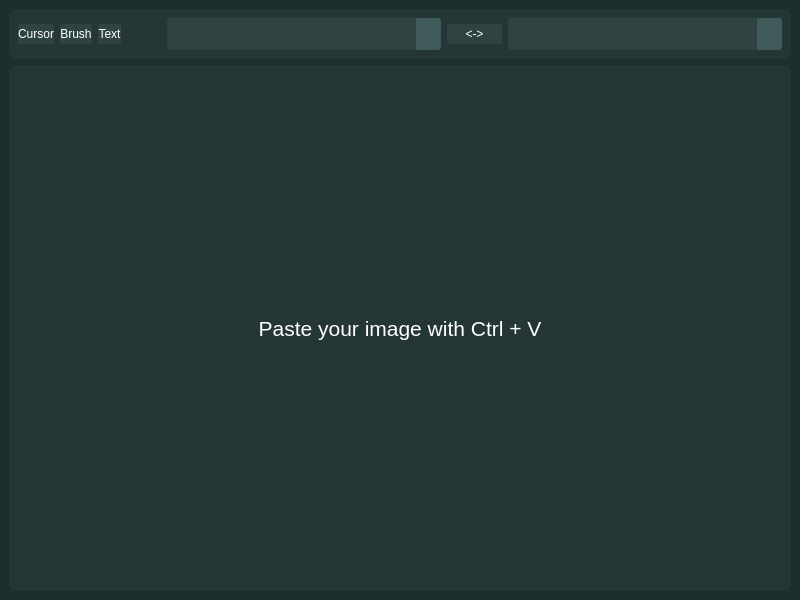
<?xml version="1.0" encoding="UTF-8"?>
<ui version="4.0">
 <class>MainWindow</class>
 <widget class="QMainWindow" name="MainWindow">
  <property name="geometry">
   <rect>
    <x>0</x>
    <y>0</y>
    <width>800</width>
    <height>600</height>
   </rect>
  </property>
  <property name="windowTitle">
   <string>FIT - Fast Image Translate</string>
  </property>
  <property name="styleSheet">
   <string notr="true">QMainWindow {
	background: #1C2F2F;
}

QPushButton {
	background: #304343;
	border: 0px;
	height: 20 px;
	border-radius: 2px;
	color: white;
}

QPushButton:hover {
	background: #345656;
}

QPushButton:pressed {
	background: #2F4141;
}

QComboBox {
	background: #304343;
	border-radius: 4px;
	padding: 8px;
	color: white;
	border: 0px;
}
QComboBox::drop-down {
	background: #405959;
    subcontrol-origin: padding;
    subcontrol-position: top right;
    width: 25px;
	 border-top-right-radius: 3px;
    border-bottom-right-radius: 3px;
    border-left-width: 1px;
    border-left-color: darkgray;
}

QComboBox QAbstractItemView {
	background: rgba(255, 255, 255, 0);
	padding: 10px;
	border: 0px;
    selection-background-color: #405959;
	color: white;
}

QFrame {
	background: #253636;
	border-radius: 8px;
}

QLabel {
	color: white;
}</string>
  </property>
  <widget class="QWidget" name="centralwidget">
   <layout class="QVBoxLayout" name="verticalLayout">
    <item>
     <widget class="QFrame" name="frame_2">
      <property name="maximumSize">
       <size>
        <width>16777215</width>
        <height>50</height>
       </size>
      </property>
      <property name="frameShape">
       <enum>QFrame::StyledPanel</enum>
      </property>
      <property name="frameShadow">
       <enum>QFrame::Raised</enum>
      </property>
      <layout class="QHBoxLayout" name="horizontalLayout" stretch="0,0,5,1,5">
       <item>
        <widget class="QFrame" name="frame_3">
         <property name="maximumSize">
          <size>
           <width>16777215</width>
           <height>80</height>
          </size>
         </property>
         <property name="frameShape">
          <enum>QFrame::StyledPanel</enum>
         </property>
         <property name="frameShadow">
          <enum>QFrame::Raised</enum>
         </property>
         <layout class="QHBoxLayout" name="horizontalLayout_2">
          <property name="leftMargin">
           <number>0</number>
          </property>
          <property name="topMargin">
           <number>3</number>
          </property>
          <property name="rightMargin">
           <number>0</number>
          </property>
          <property name="bottomMargin">
           <number>3</number>
          </property>
          <item>
           <widget class="QPushButton" name="btn_cursor">
            <property name="text">
             <string>Cursor</string>
            </property>
           </widget>
          </item>
          <item>
           <widget class="QPushButton" name="btn_brush">
            <property name="text">
             <string>Brush</string>
            </property>
           </widget>
          </item>
          <item>
           <widget class="QPushButton" name="btn_text">
            <property name="text">
             <string>Text</string>
            </property>
           </widget>
          </item>
         </layout>
        </widget>
       </item>
       <item>
        <spacer name="horizontalSpacer">
         <property name="orientation">
          <enum>Qt::Horizontal</enum>
         </property>
         <property name="sizeHint" stdset="0">
          <size>
           <width>40</width>
           <height>20</height>
          </size>
         </property>
        </spacer>
       </item>
       <item>
        <widget class="QComboBox" name="lang_from">
         <property name="font">
          <font>
           <pointsize>12</pointsize>
          </font>
         </property>
         <property name="currentText">
          <string notr="true"/>
         </property>
        </widget>
       </item>
       <item>
        <widget class="QPushButton" name="btn_reverse">
         <property name="text">
          <string>&lt;-&gt;</string>
         </property>
        </widget>
       </item>
       <item>
        <widget class="QComboBox" name="lang_to">
         <property name="font">
          <font>
           <pointsize>12</pointsize>
          </font>
         </property>
        </widget>
       </item>
      </layout>
     </widget>
    </item>
    <item>
     <widget class="QFrame" name="frame">
      <property name="frameShape">
       <enum>QFrame::StyledPanel</enum>
      </property>
      <property name="frameShadow">
       <enum>QFrame::Raised</enum>
      </property>
      <layout class="QVBoxLayout" name="verticalLayout_2">
       <item>
        <widget class="QLabel" name="label">
         <property name="font">
          <font>
           <pointsize>16</pointsize>
          </font>
         </property>
         <property name="text">
          <string>Paste your image with Ctrl + V</string>
         </property>
         <property name="alignment">
          <set>Qt::AlignCenter</set>
         </property>
        </widget>
       </item>
      </layout>
     </widget>
    </item>
   </layout>
  </widget>
 </widget>
 <resources/>
 <connections/>
</ui>
